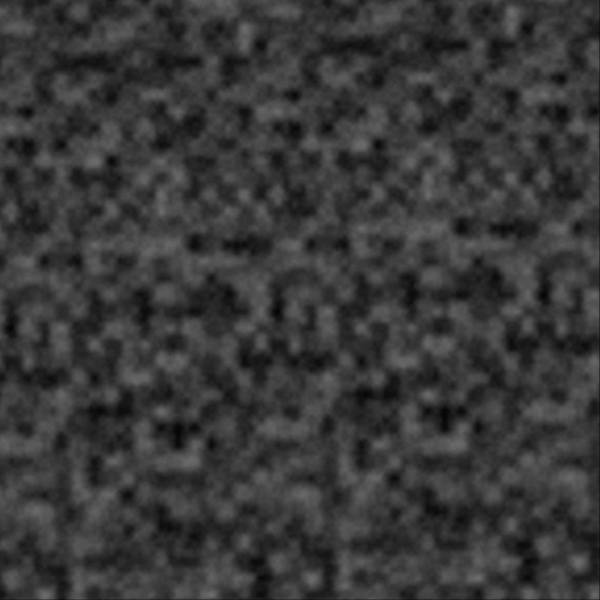
Frame 1 (no input)
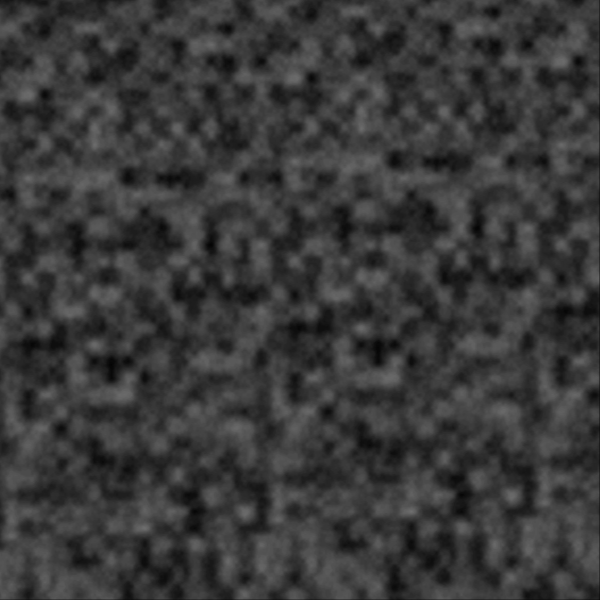
Frame 2 (the mouse pressed at the canvas centre, redrawn once)

The p5.js sketch that drew these frames (run headless with seeded random() and noise() and a simulated clock; the mouse was pressed at the canvas centre and the sketch redrawn once):

// p5.js sketch
// ── sketch.js
const zoom = 0.06
const speed = 4
const width = 600
const height = 600
let offset

function setup() {
  createCanvas(width, height);
  offset = random() * 1000
  noiseDetail(4, 0.4)
}

function draw() {
  background(0)
  offset += speed
  
  noFill()
  for (x = 0 ; x < 600 ; x++) {
    for (y = 0 ; y < 600 ; y++) {
      const n = noise(
        x * zoom + offset,
        y * zoom + offset
      )
      stroke(n * 256)
      point(x, y)
    }
  }
  noLoop()
}
